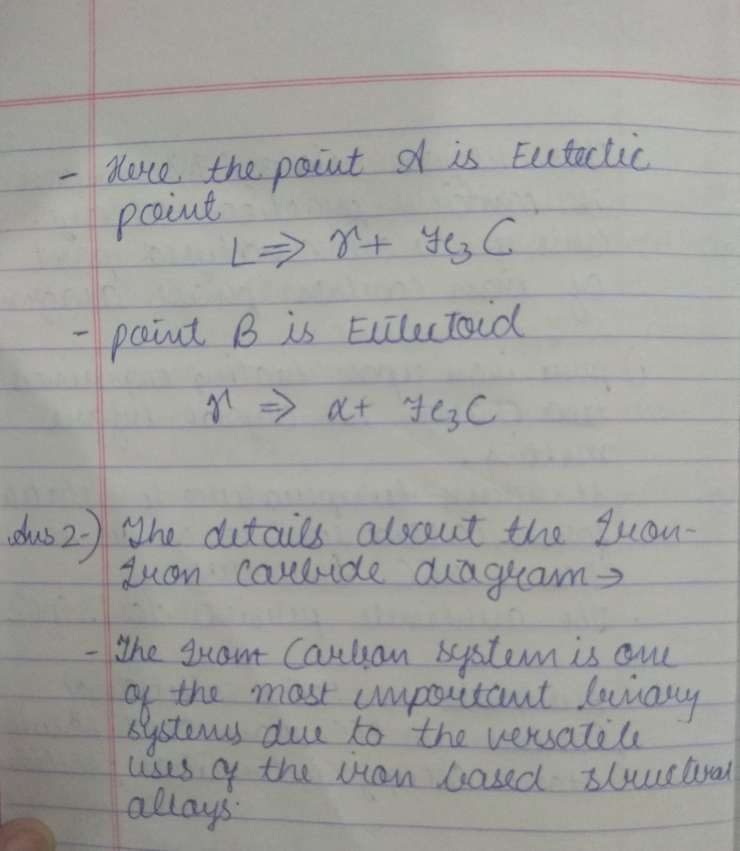
#> input picture image.jpg, 2957 x 3402 px (shown at 1/4 size)
$ python CLAHE_Application.py
#> lines starting #> are read from the running program, lines starting #| are printed output that depends on the picture; after the words box and inside, x2 and y2 are one past the last pixel; in counts of white or black regions, pixels touching at a corner belong together
import cv2
import numpy as np

#Reading the image from the present directory
image = cv2.imread("image.jpg")
#> image is the input picture: shape (3402, 2957, 3); mean B, G, R 157.5, 160.5, 160.7
#Resizing the image for compatibility
image = cv2.resize(image, (500,600))
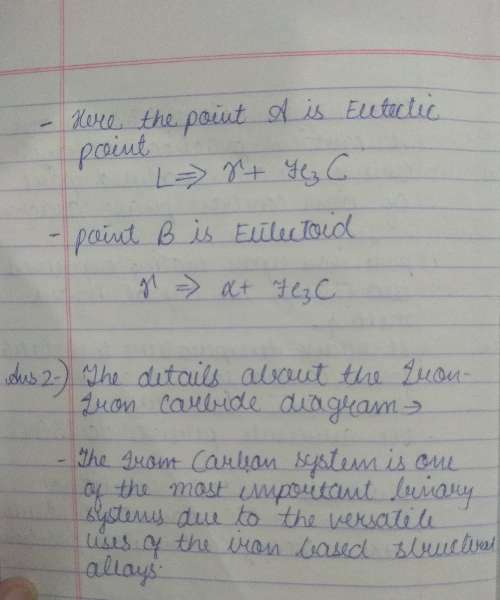
#> image: shape (600, 500, 3); mean B, G, R 157.3, 160.4, 160.6

#The initial processing of the image
#image = cv2.medianBlur(image, 3)
image_bw = cv2.cvtColor(image, cv2.COLOR_BGR2GRAY)

#The declaration of CLAHE
#clipLimit -> Threshold for contrast limiting
clahe = cv2.createCLAHE(clipLimit=5)
final_img = clahe.apply(image_bw) + 30
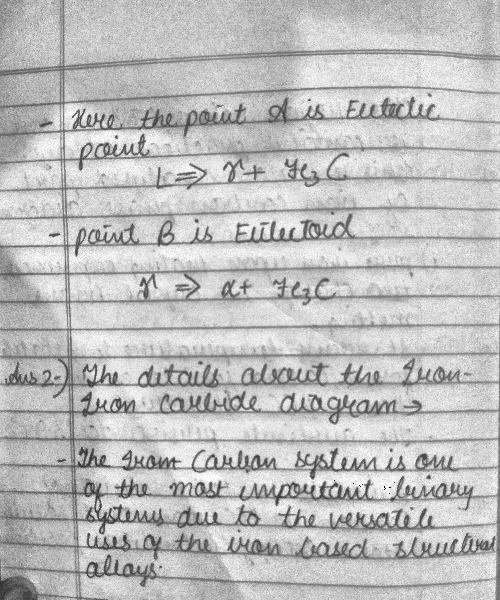
#> final_img: shape (600, 500); min 0, max 255, mean 190.3

#Ordinary thresholding the same image
_,ordinary_img = cv2.threshold(image_bw,155, 255, cv2.THRESH_BINARY)
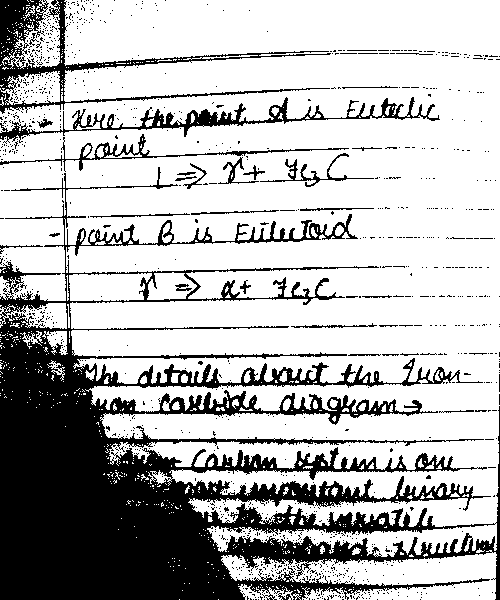
#> ordinary_img: shape (600, 500); 72% white; 1073 black regions (1038 under 20 px), largest, box (x1, y1, x2, y2) and area: (0, 167, 500, 600) 70066, (0, 0, 331, 114) 4992, (0, 97, 440, 144) 3050

#Showing all the three images
cv2.imshow("input image",image)
cv2.imwrite("clahe_done.jpg", final_img)
cv2.imwrite("threshhold.jpg", ordinary_img)
cv2.imshow("ordinary threshhold", ordinary_img)
cv2.imshow("CLAHE image", final_img)

cv2.waitKey(10000)
